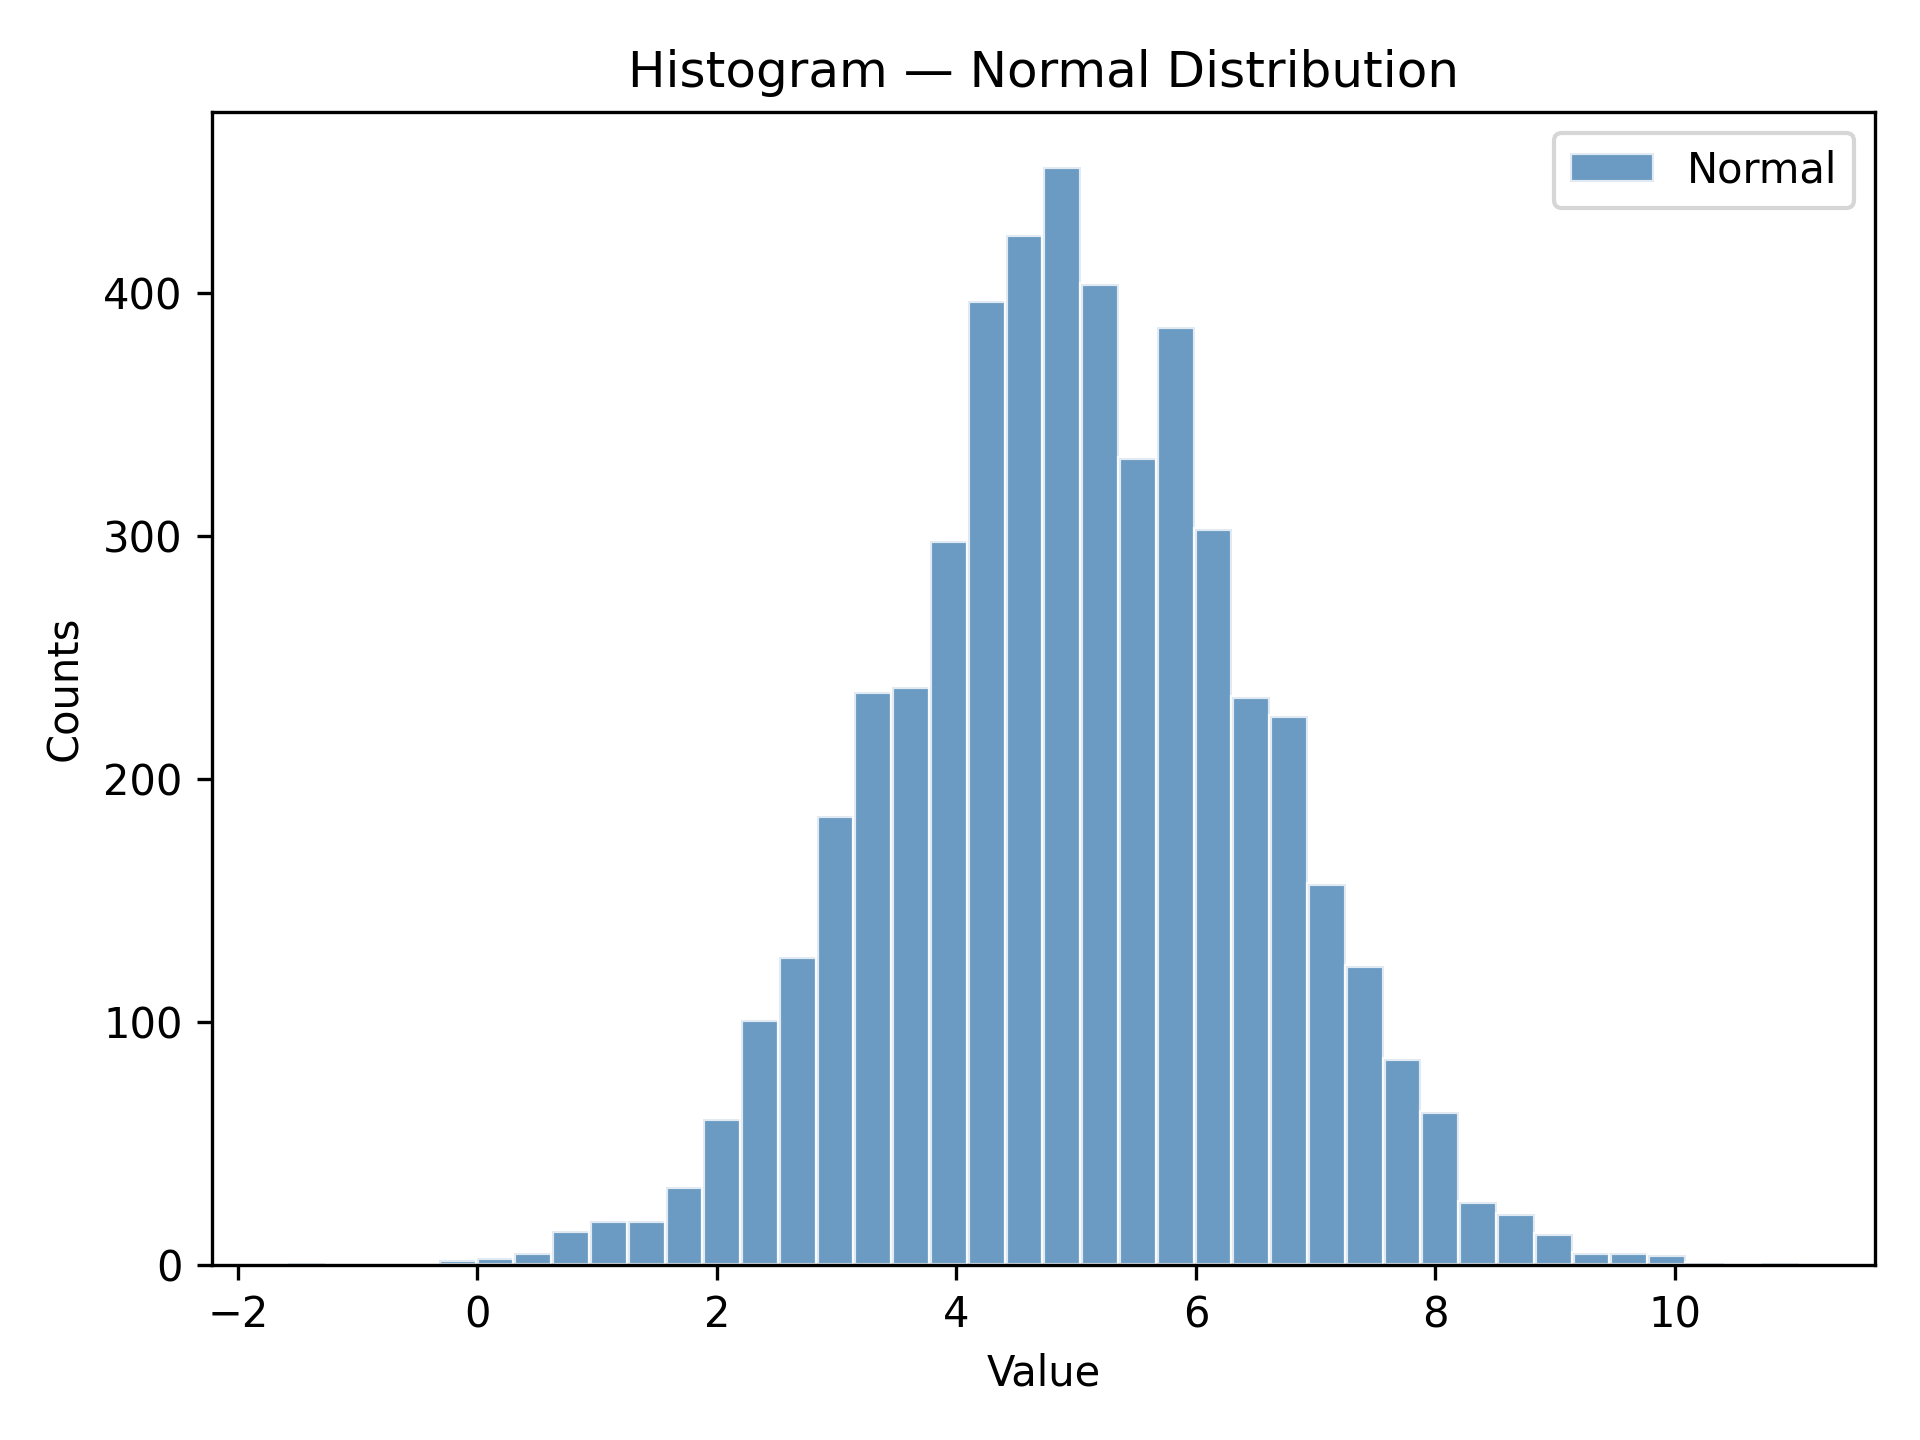

Reproduce this figure in Python.
"""Created on May 17, 2026"""

import matplotlib.pyplot as plt
import numpy as np

from plotez import SAVE_DPI, hgc, plot_hist

data = np.genfromtxt("histogram_data.csv", delimiter=",", skip_header=1)
normal_data = data[:, 1]  # second column is 'normal'

h_cfg = hgc(bins=40, color="steelblue", ec="white", alpha=0.8)

ax = plot_hist(
    x_data=normal_data,
    x_label="Value",
    y_label="Counts",
    plot_title="Histogram — Normal Distribution",
    data_label="Normal",
    hist_config=h_cfg,
)

plt.tight_layout()

# plt.show()
plt.savefig("RTD_E13_histogram.png", dpi=SAVE_DPI)
plt.close()
